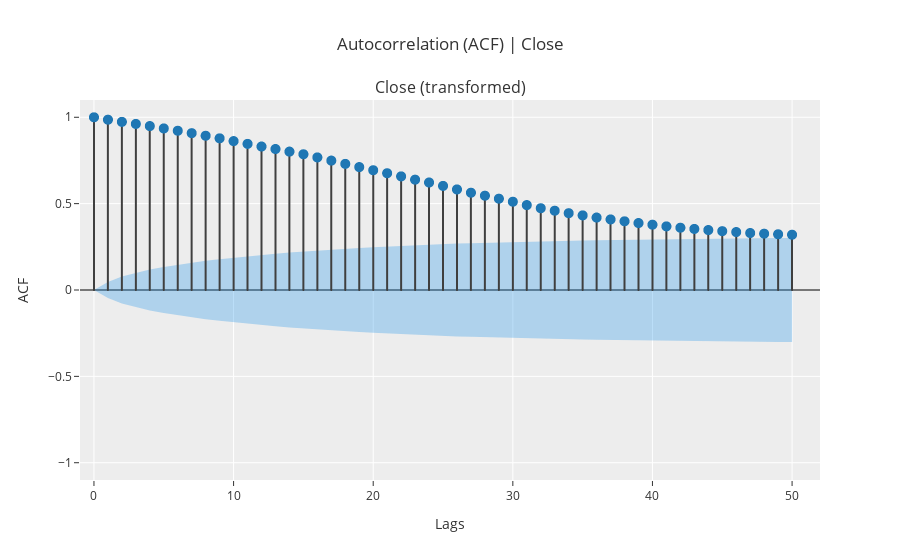

The cell this chart's notebook holds for it:
### Code cell
# Step 8: Perform Lag Selection using ACF on Residual Series
exp_XRP.plot_model(plot='acf',  data_kwargs={'nlags': 50}) # Analyze ACF plot to choose lags

### Figure 1 — Plotly figure (JSON) as saved in the notebook; plotly's stock layout.template omitted (floating-point values rounded to 4 significant figures)
{"data": [{"line": {"color": "#3f3f3f"}, "marker": {"size": 10}, "mode": "lines", "name": "ACF", "showlegend": false, "type": "scattergl", "x": [0, 0], "xaxis": "x", "y": [0, 1], "yaxis": "y"}, {"line": {"color": "#3f3f3f"}, "marker": {"size": 10}, "mode": "lines", "name": "ACF", "showlegend": false, "type": "scattergl", "x": [1, 1], "xaxis": "x", "y": [0, 0.986], "yaxis": "y"}, {"line": {"color": "#3f3f3f"}, "marker": {"size": 10}, "mode": "lines", "name": "ACF", "showlegend": false, "type": "scattergl", "x": [2, 2], "xaxis": "x", "y": [0, 0.9734], "yaxis": "y"}, {"line": {"color": "#3f3f3f"}, "marker": {"size": 10}, "mode": "lines", "name": "ACF", "showlegend": false, "type": "scattergl", "x": [3, 3], "xaxis": "x", "y": [0, 0.9614], "yaxis": "y"}, {"line": {"color": "#3f3f3f"}, "marker": {"size": 10}, "mode": "lines", "name": "ACF", "showlegend": false, "type": "scattergl", "x": [4, 4], "xaxis": "x", "y": [0, 0.9491], "yaxis": "y"}, {"line": {"color": "#3f3f3f"}, "marker": {"size": 10}, "mode": "lines", "name": "ACF", "showlegend": false, "type": "scattergl", "x": [5, 5], "xaxis": "x", "y": [0, 0.9354], "yaxis": "y"}, {"line": {"color": "#3f3f3f"}, "marker": {"size": 10}, "mode": "lines", "name": "ACF", "showlegend": false, "type": "scattergl", "x": [6, 6], "xaxis": "x", "y": [0, 0.922], "yaxis": "y"}, {"line": {"color": "#3f3f3f"}, "marker": {"size": 10}, "mode": "lines", "name": "ACF", "showlegend": false, "type": "scattergl", "x": [7, 7], "xaxis": "x", "y": [0, 0.9081], "yaxis": "y"}, {"line": {"color": "#3f3f3f"}, "marker": {"size": 10}, "mode": "lines", "name": "ACF", "showlegend": false, "type": "scattergl", "x": [8, 8], "xaxis": "x", "y": [0, 0.893], "yaxis": "y"}, {"line": {"color": "#3f3f3f"}, "marker": {"size": 10}, "mode": "lines", "name": "ACF", "showlegend": false, "type": "scattergl", "x": [9, 9], "xaxis": "x", "y": [0, 0.8782], "yaxis": "y"}, {"line": {"color": "#3f3f3f"}, "marker": {"size": 10}, "mode": "lines", "name": "ACF", "showlegend": false, "type": "scattergl", "x": [10, 10], "xaxis": "x", "y": [0, 0.862], "yaxis": "y"}, {"line": {"color": "#3f3f3f"}, "marker": {"size": 10}, "mode": "lines", "name": "ACF", "showlegend": false, "type": "scattergl", "x": [11, 11], "xaxis": "x", "y": [0, 0.8461], "yaxis": "y"}, {"line": {"color": "#3f3f3f"}, "marker": {"size": 10}, "mode": "lines", "name": "ACF", "showlegend": false, "type": "scattergl", "x": [12, 12], "xaxis": "x", "y": [0, 0.8306], "yaxis": "y"}, {"line": {"color": "#3f3f3f"}, "marker": {"size": 10}, "mode": "lines", "name": "ACF", "showlegend": false, "type": "scattergl", "x": [13, 13], "xaxis": "x", "y": [0, 0.8161], "yaxis": "y"}, {"line": {"color": "#3f3f3f"}, "marker": {"size": 10}, "mode": "lines", "name": "ACF", "showlegend": false, "type": "scattergl", "x": [14, 14], "xaxis": "x", "y": [0, 0.8011], "yaxis": "y"}, {"line": {"color": "#3f3f3f"}, "marker": {"size": 10}, "mode": "lines", "name": "ACF", "showlegend": false, "type": "scattergl", "x": [15, 15], "xaxis": "x", "y": [0, 0.786], "yaxis": "y"}, {"line": {"color": "#3f3f3f"}, "marker": {"size": 10}, "mode": "lines", "name": "ACF", "showlegend": false, "type": "scattergl", "x": [16, 16], "xaxis": "x", "y": [0, 0.7676], "yaxis": "y"}, {"line": {"color": "#3f3f3f"}, "marker": {"size": 10}, "mode": "lines", "name": "ACF", "showlegend": false, "type": "scattergl", "x": [17, 17], "xaxis": "x", "y": [0, 0.7491], "yaxis": "y"}, {"line": {"color": "#3f3f3f"}, "marker": {"size": 10}, "mode": "lines", "name": "ACF", "showlegend": false, "type": "scattergl", "x": [18, 18], "xaxis": "x", "y": [0, 0.7302], "yaxis": "y"}, {"line": {"color": "#3f3f3f"}, "marker": {"size": 10}, "mode": "lines", "name": "ACF", "showlegend": false, "type": "scattergl", "x": [19, 19], "xaxis": "x", "y": [0, 0.7115], "yaxis": "y"}, {"line": {"color": "#3f3f3f"}, "marker": {"size": 10}, "mode": "lines", "name": "ACF", "showlegend": false, "type": "scattergl", "x": [20, 20], "xaxis": "x", "y": [0, 0.6935], "yaxis": "y"}, {"line": {"color": "#3f3f3f"}, "marker": {"size": 10}, "mode": "lines", "name": "ACF", "showlegend": false, "type": "scattergl", "x": [21, 21], "xaxis": "x", "y": [0, 0.6762], "yaxis": "y"}, {"line": {"color": "#3f3f3f"}, "marker": {"size": 10}, "mode": "lines", "name": "ACF", "showlegend": false, "type": "scattergl", "x": [22, 22], "xaxis": "x", "y": [0, 0.6578], "yaxis": "y"}, {"line": {"color": "#3f3f3f"}, "marker": {"size": 10}, "mode": "lines", "name": "ACF", "showlegend": false, "type": "scattergl", "x": [23, 23], "xaxis": "x", "y": [0, 0.6388], "yaxis": "y"}, {"line": {"color": "#3f3f3f"}, "marker": {"size": 10}, "mode": "lines", "name": "ACF", "showlegend": false, "type": "scattergl", "x": [24, 24], "xaxis": "x", "y": [0, 0.6223], "yaxis": "y"}, {"line": {"color": "#3f3f3f"}, "marker": {"size": 10}, "mode": "lines", "name": "ACF", "showlegend": false, "type": "scattergl", "x": [25, 25], "xaxis": "x", "y": [0, 0.6027], "yaxis": "y"}, {"line": {"color": "#3f3f3f"}, "marker": {"size": 10}, "mode": "lines", "name": "ACF", "showlegend": false, "type": "scattergl", "x": [26, 26], "xaxis": "x", "y": [0, 0.5822], "yaxis": "y"}, {"line": {"color": "#3f3f3f"}, "marker": {"size": 10}, "mode": "lines", "name": "ACF", "showlegend": false, "type": "scattergl", "x": [27, 27], "xaxis": "x", "y": [0, 0.5633], "yaxis": "y"}, {"line": {"color": "#3f3f3f"}, "marker": {"size": 10}, "mode": "lines", "name": "ACF", "showlegend": false, "type": "scattergl", "x": [28, 28], "xaxis": "x", "y": [0, 0.546], "yaxis": "y"}, {"line": {"color": "#3f3f3f"}, "marker": {"size": 10}, "mode": "lines", "name": "ACF", "showlegend": false, "type": "scattergl", "x": [29, 29], "xaxis": "x", "y": [0, 0.5286], "yaxis": "y"}, {"line": {"color": "#3f3f3f"}, "marker": {"size": 10}, "mode": "lines", "name": "ACF", "showlegend": false, "type": "scattergl", "x": [30, 30], "xaxis": "x", "y": [0, 0.5111], "yaxis": "y"}, {"line": {"color": "#3f3f3f"}, "marker": {"size": 10}, "mode": "lines", "name": "ACF", "showlegend": false, "type": "scattergl", "x": [31, 31], "xaxis": "x", "y": [0, 0.4916], "yaxis": "y"}, {"line": {"color": "#3f3f3f"}, "marker": {"size": 10}, "mode": "lines", "name": "ACF", "showlegend": false, "type": "scattergl", "x": [32, 32], "xaxis": "x", "y": [0, 0.4734], "yaxis": "y"}, {"line": {"color": "#3f3f3f"}, "marker": {"size": 10}, "mode": "lines", "name": "ACF", "showlegend": false, "type": "scattergl", "x": [33, 33], "xaxis": "x", "y": [0, 0.459], "yaxis": "y"}, {"line": {"color": "#3f3f3f"}, "marker": {"size": 10}, "mode": "lines", "name": "ACF", "showlegend": false, "type": "scattergl", "x": [34, 34], "xaxis": "x", "y": [0, 0.4446], "yaxis": "y"}, {"line": {"color": "#3f3f3f"}, "marker": {"size": 10}, "mode": "lines", "name": "ACF", "showlegend": false, "type": "scattergl", "x": [35, 35], "xaxis": "x", "y": [0, 0.432], "yaxis": "y"}, {"line": {"color": "#3f3f3f"}, "marker": {"size": 10}, "mode": "lines", "name": "ACF", "showlegend": false, "type": "scattergl", "x": [36, 36], "xaxis": "x", "y": [0, 0.4193], "yaxis": "y"}, {"line": {"color": "#3f3f3f"}, "marker": {"size": 10}, "mode": "lines", "name": "ACF", "showlegend": false, "type": "scattergl", "x": [37, 37], "xaxis": "x", "y": [0, 0.4086], "yaxis": "y"}, {"line": {"color": "#3f3f3f"}, "marker": {"size": 10}, "mode": "lines", "name": "ACF", "showlegend": false, "type": "scattergl", "x": [38, 38], "xaxis": "x", "y": [0, 0.3978], "yaxis": "y"}, {"line": {"color": "#3f3f3f"}, "marker": {"size": 10}, "mode": "lines", "name": "ACF", "showlegend": false, "type": "scattergl", "x": [39, 39], "xaxis": "x", "y": [0, 0.3876], "yaxis": "y"}, {"line": {"color": "#3f3f3f"}, "marker": {"size": 10}, "mode": "lines", "name": "ACF", "showlegend": false, "type": "scattergl", "x": [40, 40], "xaxis": "x", "y": [0, 0.3782], "yaxis": "y"}, {"line": {"color": "#3f3f3f"}, "marker": {"size": 10}, "mode": "lines", "name": "ACF", "showlegend": false, "type": "scattergl", "x": [41, 41], "xaxis": "x", "y": [0, 0.3683], "yaxis": "y"}, {"line": {"color": "#3f3f3f"}, "marker": {"size": 10}, "mode": "lines", "name": "ACF", "showlegend": false, "type": "scattergl", "x": [42, 42], "xaxis": "x", "y": [0, 0.3605], "yaxis": "y"}, {"line": {"color": "#3f3f3f"}, "marker": {"size": 10}, "mode": "lines", "name": "ACF", "showlegend": false, "type": "scattergl", "x": [43, 43], "xaxis": "x", "y": [0, 0.3536], "yaxis": "y"}, {"line": {"color": "#3f3f3f"}, "marker": {"size": 10}, "mode": "lines", "name": "ACF", "showlegend": false, "type": "scattergl", "x": [44, 44], "xaxis": "x", "y": [0, 0.347], "yaxis": "y"}, {"line": {"color": "#3f3f3f"}, "marker": {"size": 10}, "mode": "lines", "name": "ACF", "showlegend": false, "type": "scattergl", "x": [45, 45], "xaxis": "x", "y": [0, 0.3407], "yaxis": "y"}, {"line": {"color": "#3f3f3f"}, "marker": {"size": 10}, "mode": "lines", "name": "ACF", "showlegend": false, "type": "scattergl", "x": [46, 46], "xaxis": "x", "y": [0, 0.3354], "yaxis": "y"}, {"line": {"color": "#3f3f3f"}, "marker": {"size": 10}, "mode": "lines", "name": "ACF", "showlegend": false, "type": "scattergl", "x": [47, 47], "xaxis": "x", "y": [0, 0.3297], "yaxis": "y"}, {"line": {"color": "#3f3f3f"}, "marker": {"size": 10}, "mode": "lines", "name": "ACF", "showlegend": false, "type": "scattergl", "x": [48, 48], "xaxis": "x", "y": [0, 0.326], "yaxis": "y"}, {"line": {"color": "#3f3f3f"}, "marker": {"size": 10}, "mode": "lines", "name": "ACF", "showlegend": false, "type": "scattergl", "x": [49, 49], "xaxis": "x", "y": [0, 0.3228], "yaxis": "y"}, {"line": {"color": "#3f3f3f"}, "marker": {"size": 10}, "mode": "lines", "name": "ACF", "showlegend": false, "type": "scattergl", "x": [50, 50], "xaxis": "x", "y": [0, 0.3201], "yaxis": "y"}, {"marker": {"color": "#1f77b4", "size": 10}, "mode": "markers", "name": "ACF", "showlegend": false, "type": "scattergl", "x": [0, 1, 2, 3, 4, 5, 6, 7, 8, 9, 10, 11, 12, 13, 14, 15, 16, 17, 18, 19, 20, 21, 22, 23, 24, 25, 26, 27, 28, 29, 30, 31, 32, 33, 34, 35, 36, 37, 38, 39, 40, 41, 42, 43, 44, 45, 46, 47, 48, 49, 50], "xaxis": "x", "y": [1, 0.986, 0.9734, 0.9614, 0.9491, 0.9354, 0.922, 0.9081, 0.893, 0.8782, 0.862, 0.8461, 0.8306, 0.8161, 0.8011, 0.786, 0.7676, 0.7491, 0.7302, 0.7115, 0.6935, 0.6762, 0.6578, 0.6388, 0.6223, 0.6027, 0.5822, 0.5633, 0.546, 0.5286, 0.5111, 0.4916, 0.4734, 0.459, 0.4446, 0.432, 0.4193, 0.4086, 0.3978, 0.3876, 0.3782, 0.3683, 0.3605, 0.3536, 0.347, 0.3407, 0.3354, 0.3297, 0.326, 0.3228, 0.3201], "yaxis": "y"}, {"line": {"color": "rgba(255,255,255,0)"}, "marker": {"size": 10}, "mode": "lines", "name": "UC", "showlegend": false, "type": "scatter", "x": [0, 1, 2, 3, 4, 5, 6, 7, 8, 9, 10, 11, 12, 13, 14, 15, 16, 17, 18, 19, 20, 21, 22, 23, 24, 25, 26, 27, 28, 29, 30, 31, 32, 33, 34, 35, 36, 37, 38, 39, 40, 41, 42, 43, 44, 45, 46, 47, 48, 49, 50], "xaxis": "x", "y": [0, 0.04584, 0.07866, 0.1008, 0.1186, 0.1336, 0.1467, 0.1584, 0.169, 0.1786, 0.1875, 0.1956, 0.2032, 0.2102, 0.2167, 0.2229, 0.2286, 0.234, 0.239, 0.2436, 0.2479, 0.252, 0.2558, 0.2593, 0.2626, 0.2657, 0.2685, 0.2712, 0.2736, 0.2759, 0.278, 0.28, 0.2818, 0.2835, 0.285, 0.2865, 0.2878, 0.2891, 0.2903, 0.2915, 0.2926, 0.2936, 0.2945, 0.2955, 0.2964, 0.2972, 0.298, 0.2988, 0.2996, 0.3003, 0.3011], "yaxis": "y"}, {"fill": "tonexty", "fillcolor": "rgba(32, 146, 230,0.3)", "line": {"color": "rgba(255,255,255,0)"}, "marker": {"size": 10}, "mode": "lines", "name": "LC", "showlegend": false, "type": "scatter", "x": [0, 1, 2, 3, 4, 5, 6, 7, 8, 9, 10, 11, 12, 13, 14, 15, 16, 17, 18, 19, 20, 21, 22, 23, 24, 25, 26, 27, 28, 29, 30, 31, 32, 33, 34, 35, 36, 37, 38, 39, 40, 41, 42, 43, 44, 45, 46, 47, 48, 49, 50], "xaxis": "x", "y": [0, -0.04584, -0.07866, -0.1008, -0.1186, -0.1336, -0.1467, -0.1584, -0.169, -0.1786, -0.1875, -0.1956, -0.2032, -0.2102, -0.2167, -0.2229, -0.2286, -0.234, -0.239, -0.2436, -0.2479, -0.252, -0.2558, -0.2593, -0.2626, -0.2657, -0.2685, -0.2712, -0.2736, -0.2759, -0.278, -0.28, -0.2818, -0.2835, -0.285, -0.2865, -0.2878, -0.2891, -0.2903, -0.2915, -0.2926, -0.2936, -0.2945, -0.2955, -0.2964, -0.2972, -0.298, -0.2988, -0.2996, -0.3003, -0.3011], "yaxis": "y"}], "layout": {"annotations": [{"font": {"size": 16}, "showarrow": false, "text": "Close (transformed)", "x": 0.5, "xanchor": "center", "xref": "paper", "y": 1, "yanchor": "bottom", "yref": "paper"}], "showlegend": false, "title": {"text": "Autocorrelation (ACF) | Close"}, "xaxis": {"anchor": "y", "domain": [0, 1], "range": [-1, 52], "title": {"text": "Lags"}}, "yaxis": {"anchor": "x", "domain": [0, 1], "range": [-1.1, 1.1], "title": {"text": "ACF"}, "zerolinecolor": "#000000"}}}
